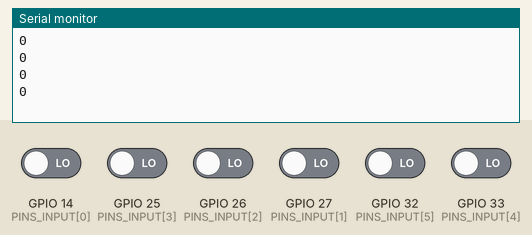
Bench run of a program on a simulated ESP32. Parts: the last lines printed to the serial monitor. The inputs (shaded band) are chosen by the test bench; at power-on: GPIO 14 (PINS_INPUT[0]), GPIO 25 (PINS_INPUT[3]), GPIO 26 (PINS_INPUT[2]), GPIO 27 (PINS_INPUT[1]), GPIO 32 (PINS_INPUT[5]), GPIO 33 (PINS_INPUT[4]) LOW.

Above: at 1.8 s.
1.9 s: GPIO 14 (PINS_INPUT[0]) driven HIGH
At 2.4 s:
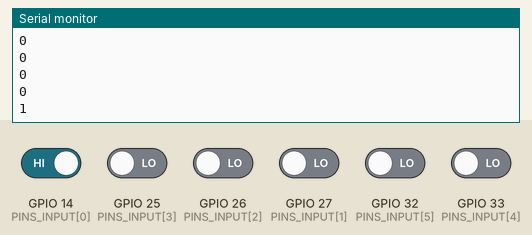
3.4 s: GPIO 25 (PINS_INPUT[3]) driven HIGH
At 3.9 s:
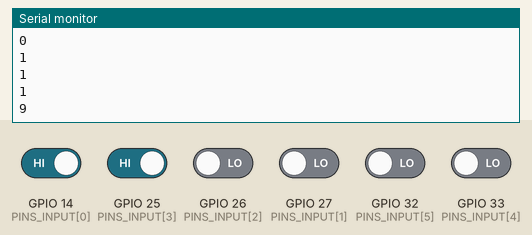
4.9 s: GPIO 26 (PINS_INPUT[2]) driven HIGH
At 5.4 s:
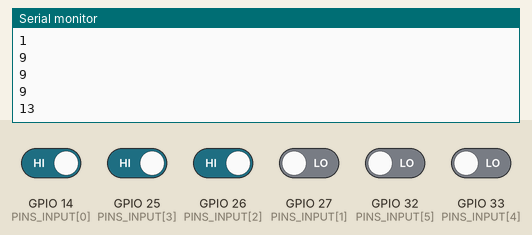
6.4 s: GPIO 27 (PINS_INPUT[1]) driven HIGH
At 6.8 s:
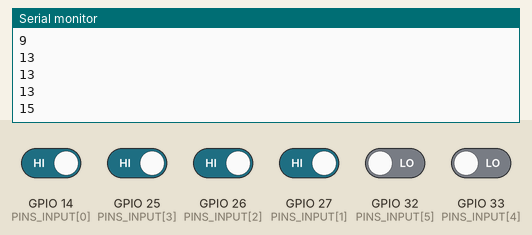
7.9 s: GPIO 32 (PINS_INPUT[5]) driven HIGH
At 8.4 s:
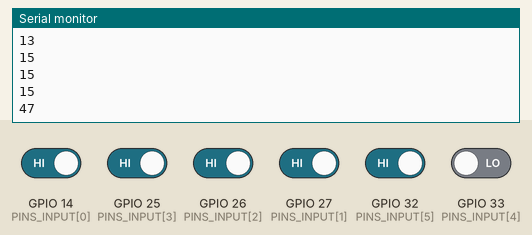
9.4 s: GPIO 33 (PINS_INPUT[4]) driven HIGH
At 9.9 s:
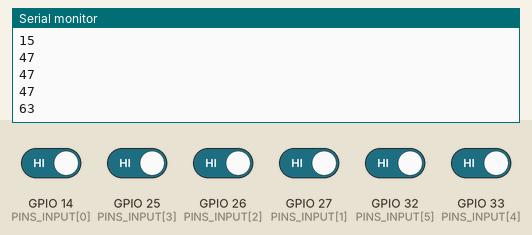
Timing chart, 0 to 11.9 s (numbered marks = the images above; inputs shaded):
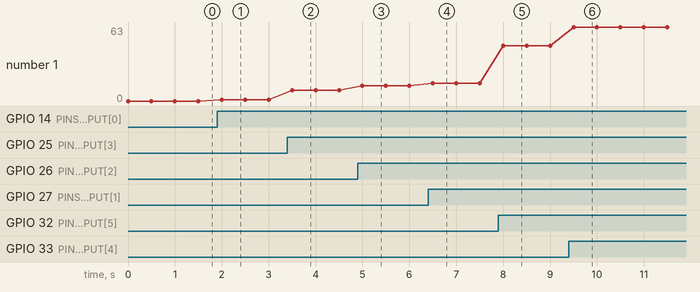

The program:

main.cpp
```cpp
/*---------------------------------------------------------------------------*\

    E ngineering | Bosch ETS: Engineering Technical School
    T echnical   | IIoT Training: Industrial Internet of Things
    S chool      | Powertrain Solutions @ Bosch Brazil

\*---------------------------------------------------------------------------*/

/*--- Includes ---*/
#include <Arduino.h>

/*--- Hardware mapping ---*/
const uint8_t N_PORTS = 6;
const uint8_t PINS_INPUT[] = { 14, 27, 26, 25, 33, 32 };

/*--- Variables ---*/
uint32_t input_value = 0;

/*--- Setup ---*/
void setup()
{
    // Hardware mapping
    for (auto i : PINS_INPUT)
    {
        pinMode(i, INPUT);
    }

    // Serial communication
    Serial.begin(115200);
}

/*--- Loop ---*/
void loop()
{
    input_value = 0;
    for (uint8_t i = 0; i < N_PORTS; i++)
    {
        input_value += digitalRead(PINS_INPUT[i]) * (1 << i);
    }

    Serial.println(input_value);

    delay(500);
}
```

Measured:
- after the input at 1.9 s, the serial monitor: prints a new line after 0.10 s (image 1)
- after the input at 3.4 s, the serial monitor: prints a new line after 0.10 s (image 2)
- after the input at 4.9 s, the serial monitor: prints a new line after 0.10 s (image 3)
- after the input at 6.4 s, the serial monitor: prints a new line after 0.10 s (image 4)
- after the input at 7.9 s, the serial monitor: prints a new line after 0.10 s (image 5)
- after the input at 9.4 s, the serial monitor: prints a new line after 0.10 s (image 6)
- plotted number 1: 0 → 1 after the input at 1.9 s, 1 → 9 after the input at 3.4 s, 9 → 13 after the input at 4.9 s, 13 → 15 after the input at 6.4 s, 15 → 47 after the input at 7.9 s
